Frame 1 (no input): blank canvas, image omitted
Frame 60 (the mouse pressed at the canvas centre just before this capture): blank canvas, image omitted
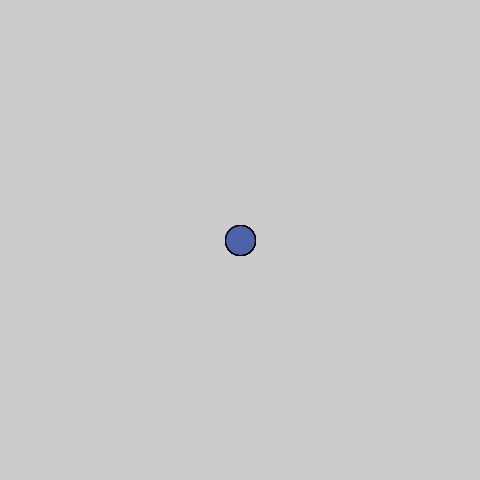
Frame 120 (the mouse held since frame 60 and released just before this capture)

The Processing sketch whose frames 1 and 60 were blank and that drew this single picture after the mouse press (run headless with seeded random() and noise(); from frame 60 on, the mouse is pressed at the canvas centre):

// Processing sketch: processing_90504
// ── processing_90504.pde

void setup(){
  size(480,480);
  smooth();
}

void draw(){
  //background(255);
  if (mousePressed){ //chang the color when i click the mouse
    ellipse(mouseX,mouseY,30,30);
    fill(random(0,255),random(0,255),random(0,255),120);
  }
}
